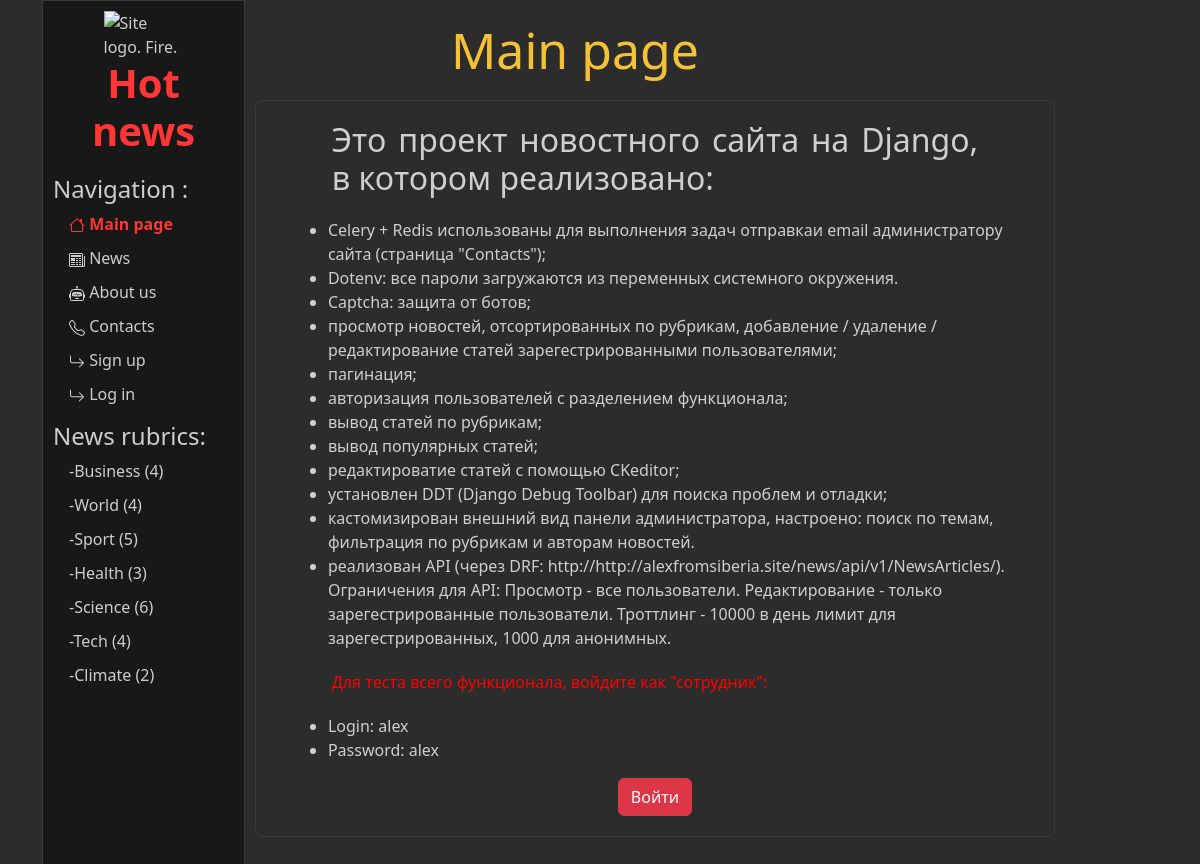
The page / on the database its author committed.
### news/models.py (models this page shows, shortened)
class Rubric(models.Model):
    name = models.CharField(max_length=150,
                            help_text="Enter the article's rubric",
                            verbose_name="The article's rubric")
    class Meta:
        verbose_name = "Рубрику"
        verbose_name_plural = "Рубрики"

### main/views.py (the view)
# urls.py: path('', views.index, name='index'),
def index(request):
    rubrics = Rubric.objects.all()
    context = {'rubrics': rubrics, }
    return render(request, 'main/index.html', context)

### main/templates/main/index.html (shortened to what this page needs)
{% extends "main/base.html" %}
{% load static %}
{% block content %}
    <div class="features">
            <h1>Main page</h1>
            <div class="article">
                <div class="main_page">
                    <h2>Это проект новостного сайта на Django, в котором реализовано:</h2>
                    <ul>
                    	<li> Celery + Redis использованы для выполнения задач отправкаи email администратору сайта (страница "Contacts");</li>
                    	<li> Dotenv: все пароли загружаются из переменных системного окружения.</li>
                    	<li> Captcha: защита от ботов;</li>
                        <li> просмотр новостей, отсортированных по рубрикам, добавление / удаление / редактирование статей зарегестрированными пользователями;</li>
                        <li> пагинация;</li>
                        <li> авторизация пользователей с разделением функционала;</li>
                        <li> вывод статей по рубрикам;</li>
                        <li> вывод популярных статей;</li>
                        <li> редактироватие статей с помощью CKeditor;</li>
                        <li> установлен DDT (Django Debug Toolbar) для поиска проблем и отладки;</li>
                        <li> кастомизирован внешний вид панели администратора, настроено: поиск по темам, фильтрация по рубрикам и авторам новостей.</li>
                        <li> реализован API (через DRF: http://http://alexfromsiberia.site/news/api/v1/NewsArticles/). Ограничения для API: Просмотр - все пользователи. Редактирование - только зарегестрированные пользователи. Троттлинг - 10000 в день лимит для зарегестрированных, 1000 для анонимных.</li>
                    </ul>
                    <p style="color: red;"> Для теста всего функционала, войдите как "сотрудник": </p>
                    <ul>
                        <li>Login: alex</li>
                        <li>Password: alex</li>
                    </ul>
                    <a href="{% url 'login' %}" class="btn btn-danger"> Войти </a>
                </div>
            </div>
        </div>
{% endblock content %}

### main/templates/main/base.html (shortened to what this page needs)
{% load static %}
{% load cache %}
<!DOCTYPE html>
<html lang="en">
    <head>
        <link rel="stylesheet" href="https://cdn.jsdelivr.net/npm/bootstrap@5.2.0-beta1/dist/css/bootstrap.min.css">
        <link rel="stylesheet" href="{% static 'main/css/main.css' %}">
    </head>
    <body>
        <div class="container">
            <div class=".col-">
                <aside>
                    <div>
                        <img src="{% static 'main/img/fire.png' %}" alt="Site logo. Fire.">
                        <h1 class="logo"> Hot news </h1>
                    </div>
                    <div>
                        <h4>Navigation :</h4>
                        <ul>
                            <li><a href="{% url 'index' %}" class="{% if request.resolver_match.view_name  == 'index' %}active_a{% endif %}"> Main page</a></li>
                            <li><a href="{% url 'news_index' %}" class=""> News </a></li>
                            <li><a href="{% url 'about' %}" class=""> About us </a></li>
                            <li><a href="{% url 'contacts' %}" class=""> Contacts </a></li>
                            {% if user.is_authenticated %}
                              <li><a href="{% url 'add_an_article' %}" class="{% if request.resolver_match.view_name  == 'add_an_article' %}active_a{% endif %}"><svg xmlns="http://www.w3.org/2000/svg" width="16" height="16" fill="currentColor" class="bi bi-plus-square" viewBox="0 0 16 16">
                                <path d="M14 1a1 1 0 0 1 1 1v12a1 1 0 0 1-1 1H2a1 1 0 0 1-1-1V2a1 1 0 0 1 1-1h12zM2 0a2 2 0 0 0-2 2v12a2 2 0 0 0 2 2h12a2 2 0 0 0 2-2V2a2 2 0 0 0-2-2H2z"/>
                                <path d="M8 4a.5.5 0 0 1 .5.5v3h3a.5.5 0 0 1 0 1h-3v3a.5.5 0 0 1-1 0v-3h-3a.5.5 0 0 1 0-1h3v-3A.5.5 0 0 1 8 4z"/>
                                </svg> Add article </a></li>
                              <li><a href="{% url 'logout' %}" class="{% if request.resolver_match.view_name  == 'logout' %}active_a{% endif %}"><svg xmlns="http://www.w3.org/2000/svg" width="16" height="16" fill="currentColor" class="bi bi-arrow-90deg-down" viewBox="0 0 16 16">
                                <path fill-rule="evenodd" d="M4.854 14.854a.5.5 0 0 1-.708 0l-4-4a.5.5 0 0 1 .708-.708L4 13.293V3.5A2.5 2.5 0 0 1 6.5 1h8a.5.5 0 0 1 0 1h-8A1.5 1.5 0 0 0 5 3.5v9.793l3.146-3.147a.5.5 0 0 1 .708.708l-4 4z"/>
                                </svg> log out </a></li>
                            {% else %}
                              <li><a href="{% url 'register' %}" class=""> Sign up </a></li>
                              <li><a href="{% url 'login' %}" class=""> Log in </a></li>
                            {% endif %}
                        </ul>
                        {% if rubrics %}
                            <h4>News rubrics:</h4>
                            <ul>
                                {% for rubric in rubrics %}
                                    <li><a href="{% url 'by_rubric' rubric.pk %}" class="{% if rubric.name == current_rubric.name %}active_a{% endif %}"> -{{ rubric.name }} ({{ rubric.Articles.count }})
                                        </a></li>
                                {%endfor%}
                            </ul>
                        {% endif %}
                    </div>
                </aside>
            </div>
            <div class=".col-md">
                <main>
                    {% block content %}
                    {% endblock content %}
                </main>
            </div>
        </div>
    </body>
</html>

### main/static/main/css/main.css (style rules this page uses)
* { margin: 0; padding: 0; box-sizing: border-box; }
body { background: #2c2c2c; }
aside { position: sticky; top: 0px; width: 203px; background: #181818; padding: 10px; height: 270vh; color: rgba(209, 209, 209, 0.986); border: 1px solid #3a3a3a; }
aside img { width: 80px; display: block; margin: 0 auto; }
aside .logo { margin: 0; margin-bottom: 20px; width: 100%; text-align: center; font-weight: bold; color: rgb(255, 54, 54); }
aside a { text-decoration-line: none; color: rgb(206, 206, 206); }
aside ul { padding-left: 1rem; }
aside ul li { color: rgb(207, 207, 207); display: block; margin-bottom: 10px; transition: transform 0.5s ease; list-style: none; }
.active_a { color: rgb(255, 54, 54); font-weight: bold; text-decoration: none; transform: scale3d(1.1, 1.1, 1.1); }
.article { border: 1px solid #3a3a3a; border-radius: 1%; width: 800px; margin: 20px auto; }
.features { color: rgb(207, 207, 207); text-align: center; width: 80%; }
.features p, h1, h2, h3 { width: 90%; margin: 20px auto; text-align: justify; }
.features h1 { font-size: 50px; color: #f5c236; text-align: center; }
.main_page { width: 90%; margin: 20px auto; }
.main_page li { text-align: left; }
.container { display: flex; gap: 10px; }

### rows shown on the page
Rubric: name "Business", Articles.count "4"
Rubric: name "World", Articles.count "4"
Rubric: name "Sport", Articles.count "5"
Rubric: name "Health", Articles.count "3"
Rubric: name "Science", Articles.count "6"
Rubric: name "Tech", Articles.count "4"
Rubric: name "Climate", Articles.count "2"
